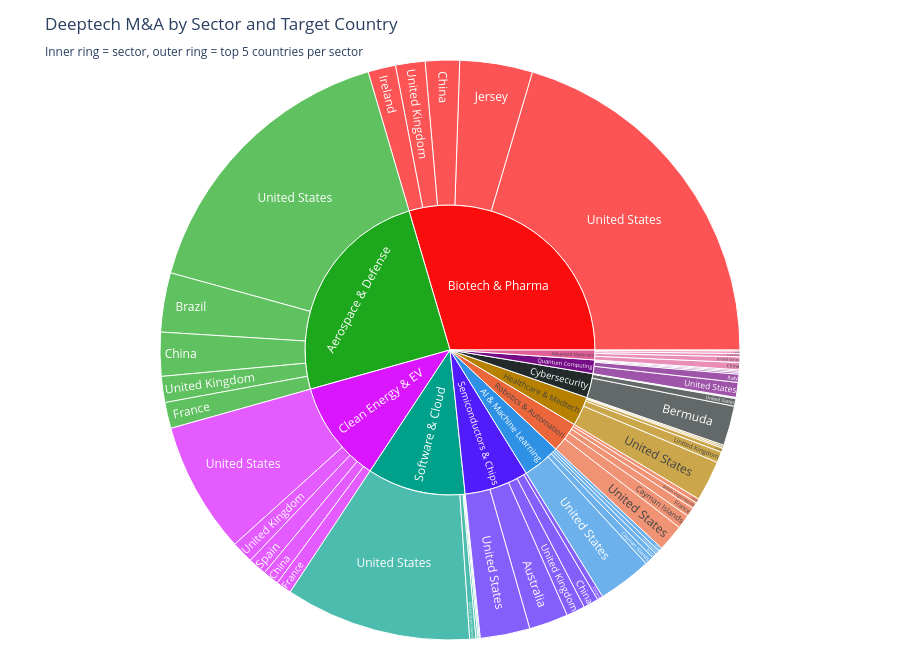

Notebook cell for this chart:
### Markdown cell above
### 5.7 Geographic Concentration per Deeptech Sector
Where is each deeptech sector's M&A activity concentrated? Reveals geographic risk (over-reliance on one region) and identifies regional hotspots for sector-specific signals.

### Code cell
# --- Geographic concentration per deeptech sector ---
df_dt_geo = df_dt.dropna(subset=['target_country'])
geo_sector = df_dt_geo.groupby(['sector', 'target_country'])['value_usd_mm'].sum().reset_index()

# For each sector, get top 5 countries by deal value
top_countries_per_sector = []
for sector in deeptech_sectors:
    s_data = geo_sector[geo_sector['sector'] == sector].nlargest(5, 'value_usd_mm')
    s_total = geo_sector[geo_sector['sector'] == sector]['value_usd_mm'].sum()
    s_data = s_data.copy()
    s_data['pct_of_sector'] = (s_data['value_usd_mm'] / s_total * 100).round(1)
    top_countries_per_sector.append(s_data)

geo_top = pd.concat(top_countries_per_sector)

# Interactive sunburst: sector → country
fig = px.sunburst(
    geo_top, path=['sector', 'target_country'], values='value_usd_mm',
    title='Deeptech M&A by Sector and Target Country<br>'
          '<sub>Inner ring = sector, outer ring = top 5 countries per sector</sub>',
    color='sector',
    color_discrete_sequence=px.colors.qualitative.Dark24
)
fig.update_layout(height=650, margin=dict(t=60, l=10, r=10, b=10))
fig.update_traces(
    hovertemplate='<b>%{label}</b><br>Deal Value: $%{value:,.0f}M<extra></extra>'
)
fig.show()

# Herfindahl-Hirschman Index (HHI) per sector — measures geographic concentration
# HHI > 2500 = highly concentrated, 1500-2500 = moderate, < 1500 = competitive
print("Geographic Concentration (HHI) per Deeptech Sector:")
print("  (HHI > 2500 = highly concentrated in few countries)")
print()
for sector in deeptech_sectors:
    s_data = geo_sector[geo_sector['sector'] == sector]
    s_total = s_data['value_usd_mm'].sum()
    if s_total > 0:
        shares = (s_data['value_usd_mm'] / s_total * 100)
        hhi = (shares ** 2).sum()
        top_country = s_data.nlargest(1, 'value_usd_mm')['target_country'].values[0]
        top_share = shares.max()
        level = 'HIGH' if hhi > 2500 else ('MOD' if hhi > 1500 else 'LOW')
        print(f"  {sector:30s} HHI={hhi:6,.0f} [{level:4s}]  Top: {top_country} ({top_share:.0f}%)")

### Figure 1 — Plotly figure (JSON) as saved in the notebook; plotly's stock layout.template omitted (floating-point values rounded to 4 significant figures)
{"data": [{"branchvalues": "total", "customdata": [["AI & Machine Learning"], ["AI & Machine Learning"], ["AI & Machine Learning"], ["AI & Machine Learning"], ["AI & Machine Learning"], ["AI & Machine Learning"], ["Advanced Materials"], ["Advanced Materials"], ["Advanced Materials"], ["Advanced Materials"], ["Advanced Materials"], ["Advanced Materials"], ["Aerospace & Defense"], ["Aerospace & Defense"], ["Aerospace & Defense"], ["Aerospace & Defense"], ["Aerospace & Defense"], ["Aerospace & Defense"], ["Biotech & Pharma"], ["Biotech & Pharma"], ["Biotech & Pharma"], ["Biotech & Pharma"], ["Biotech & Pharma"], ["Biotech & Pharma"], ["Clean Energy & EV"], ["Clean Energy & EV"], ["Clean Energy & EV"], ["Clean Energy & EV"], ["Clean Energy & EV"], ["Clean Energy & EV"], ["Cybersecurity"], ["Cybersecurity"], ["Cybersecurity"], ["Cybersecurity"], ["Cybersecurity"], ["Cybersecurity"], ["Healthcare & Medtech"], ["Healthcare & Medtech"], ["Healthcare & Medtech"], ["Healthcare & Medtech"], ["Healthcare & Medtech"], ["Healthcare & Medtech"], ["Quantum Computing"], ["Quantum Computing"], ["Quantum Computing"], ["Quantum Computing"], ["Quantum Computing"], ["Quantum Computing"], ["Robotics & Automation"], ["Robotics & Automation"], ["Robotics & Automation"], ["Robotics & Automation"], ["Robotics & Automation"], ["Robotics & Automation"], ["Semiconductors & Chips"], ["Semiconductors & Chips"], ["Semiconductors & Chips"], ["Semiconductors & Chips"], ["Semiconductors & Chips"], ["Semiconductors & Chips"], ["Software & Cloud"], ["Software & Cloud"], ["Software & Cloud"], ["Software & Cloud"], ["Software & Cloud"], ["Software & Cloud"]], "domain": {"x": [0, 1], "y": [0, 1]}, "hovertemplate": "<b>%{label}</b><br>Deal Value: $%{value:,.0f}M<extra></extra>", "ids": ["AI & Machine Learning/United States", "AI & Machine Learning/Cayman Islands", "AI & Machine Learning/Russia", "AI & Machine Learning/United Kingdom", "AI & Machine Learning/China", "AI & Machine Learning", "Advanced Materials/South Korea", "Advanced Materials/United Kingdom", "Advanced Materials", "Advanced Materials/Canada", "Advanced Materials/United States", "Advanced Materials/China", "Aerospace & Defense/United Kingdom", "Aerospace & Defense/France", "Aerospace & Defense/Brazil", "Aerospace & Defense/United States", "Aerospace & Defense", "Aerospace & Defense/China", "Biotech & Pharma/United Kingdom", "Biotech & Pharma/Jersey", "Biotech & Pharma/United States", "Biotech & Pharma/Ireland", "Biotech & Pharma/China", "Biotech & Pharma", "Clean Energy & EV/Spain", "Clean Energy & EV/United States", "Clean Energy & EV", "Clean Energy & EV/France", "Clean Energy & EV/China", "Clean Energy & EV/United Kingdom", "Cybersecurity", "Cybersecurity/Bermuda", "Cybersecurity/United Kingdom", "Cybersecurity/Israel", "Cybersecurity/France", "Cybersecurity/United States", "Healthcare & Medtech/France", "Healthcare & Medtech/South Korea", "Healthcare & Medtech/United States", "Healthcare & Medtech/United Kingdom", "Healthcare & Medtech/China", "Healthcare & Medtech", "Quantum Computing", "Quantum Computing/United States", "Quantum Computing/Italy", "Quantum Computing/Israel", "Quantum Computing/South Africa", "Quantum Computing/Canada", "Robotics & Automation/British Virgin Islands", "Robotics & Automation/France", "Robotics & Automation/Cayman Islands", "Robotics & Automation/United States", "Robotics & Automation", "Robotics & Automation/Chile", "Semiconductors & Chips/Finland", "Semiconductors & Chips/China", "Semiconductors & Chips/United Kingdom", "Semiconductors & Chips/Australia", "Semiconductors & Chips", "Semiconductors & Chips/United States", "Software & Cloud/Germany", "Software & Cloud/United Kingdom", "Software & Cloud/British Virgin Islands", "Software & Cloud/United States", "Software & Cloud/Israel", "Software & Cloud"], "labels": ["United States", "Cayman Islands", "Russia", "United Kingdom", "China", "AI & Machine Learning", "South Korea", "United Kingdom", "Advanced Materials", "Canada", "United States", "China", "United Kingdom", "France", "Brazil", "United States", "Aerospace & Defense", "China", "United Kingdom", "Jersey", "United States", "Ireland", "China", "Biotech & Pharma", "Spain", "United States", "Clean Energy & EV", "France", "China", "United Kingdom", "Cybersecurity", "Bermuda", "United Kingdom", "Israel", "France", "United States", "France", "South Korea", "United States", "United Kingdom", "China", "Healthcare & Medtech", "Quantum Computing", "United States", "Italy", "Israel", "South Africa", "Canada", "British Virgin Islands", "France", "Cayman Islands", "United States", "Robotics & Automation", "Chile", "Finland", "China", "United Kingdom", "Australia", "Semiconductors & Chips", "United States", "Germany", "United Kingdom", "British Virgin Islands", "United States", "Israel", "Software & Cloud"], "marker": {"colors": ["#2E91E5", "#2E91E5", "#2E91E5", "#2E91E5", "#2E91E5", "#2E91E5", "#E15F99", "#E15F99", "#E15F99", "#E15F99", "#E15F99", "#E15F99", "#1CA71C", "#1CA71C", "#1CA71C", "#1CA71C", "#1CA71C", "#1CA71C", "#FB0D0D", "#FB0D0D", "#FB0D0D", "#FB0D0D", "#FB0D0D", "#FB0D0D", "#DA16FF", "#DA16FF", "#DA16FF", "#DA16FF", "#DA16FF", "#DA16FF", "#222A2A", "#222A2A", "#222A2A", "#222A2A", "#222A2A", "#222A2A", "#B68100", "#B68100", "#B68100", "#B68100", "#B68100", "#B68100", "#750D86", "#750D86", "#750D86", "#750D86", "#750D86", "#750D86", "#EB663B", "#EB663B", "#EB663B", "#EB663B", "#EB663B", "#EB663B", "#511CFB", "#511CFB", "#511CFB", "#511CFB", "#511CFB", "#511CFB", "#00A08B", "#00A08B", "#00A08B", "#00A08B", "#00A08B", "#00A08B"]}, "name": "", "parents": ["AI & Machine Learning", "AI & Machine Learning", "AI & Machine Learning", "AI & Machine Learning", "AI & Machine Learning", "", "Advanced Materials", "Advanced Materials", "", "Advanced Materials", "Advanced Materials", "Advanced Materials", "Aerospace & Defense", "Aerospace & Defense", "Aerospace & Defense", "Aerospace & Defense", "", "Aerospace & Defense", "Biotech & Pharma", "Biotech & Pharma", "Biotech & Pharma", "Biotech & Pharma", "Biotech & Pharma", "", "Clean Energy & EV", "Clean Energy & EV", "", "Clean Energy & EV", "Clean Energy & EV", "Clean Energy & EV", "", "Cybersecurity", "Cybersecurity", "Cybersecurity", "Cybersecurity", "Cybersecurity", "Healthcare & Medtech", "Healthcare & Medtech", "Healthcare & Medtech", "Healthcare & Medtech", "Healthcare & Medtech", "", "", "Quantum Computing", "Quantum Computing", "Quantum Computing", "Quantum Computing", "Quantum Computing", "Robotics & Automation", "Robotics & Automation", "Robotics & Automation", "Robotics & Automation", "", "Robotics & Automation", "Semiconductors & Chips", "Semiconductors & Chips", "Semiconductors & Chips", "Semiconductors & Chips", "", "Semiconductors & Chips", "Software & Cloud", "Software & Cloud", "Software & Cloud", "Software & Cloud", "Software & Cloud", ""], "type": "sunburst", "values": [61460.0, 9991.0, 5503.0, 4726.0, 4439.0, 86120.0, 3786.0, 984.6, 22360.0, 2902.0, 6428.0, 8258.0, 29730.0, 29730.0, 67690.0, 331000.0, 508100.0, 49980.0, 33680.0, 83050.0, 418200.0, 31620.0, 39070.0, 605700.0, 21120.0, 150200.0, 232700.0, 17680.0, 18400.0, 25280.0, 55510.0, 45400.0, 139.3, 1042.0, 252.6, 8672.0, 1864.0, 1845.0, 46150.0, 12490.0, 4541.0, 66890.0, 31230.0, 16990.0, 9313.0, 1937.0, 1635.0, 1363.0, 7281.0, 10330.0, 15980.0, 30700.0, 69400.0, 5102.0, 6469.0, 17300.0, 21320.0, 44610.0, 146500.0, 56830.0, 1108.0, 2250.0, 7177.0, 212600.0, 1500.0, 224600.0]}], "layout": {"height": 650, "legend": {"tracegroupgap": 0}, "margin": {"b": 10, "l": 10, "r": 10, "t": 60}, "sunburstcolorway": ["#2E91E5", "#E15F99", "#1CA71C", "#FB0D0D", "#DA16FF", "#222A2A", "#B68100", "#750D86", "#EB663B", "#511CFB", "#00A08B", "#FB00D1", "#FC0080", "#B2828D", "#6C7C32", "#778AAE", "#862A16", "#A777F1", "#620042", "#1616A7", "#DA60CA", "#6C4516", "#0D2A63", "#AF0038"], "title": {"text": "Deeptech M&A by Sector and Target Country<br><sub>Inner ring = sector, outer ring = top 5 countries per sector</sub>"}}}
